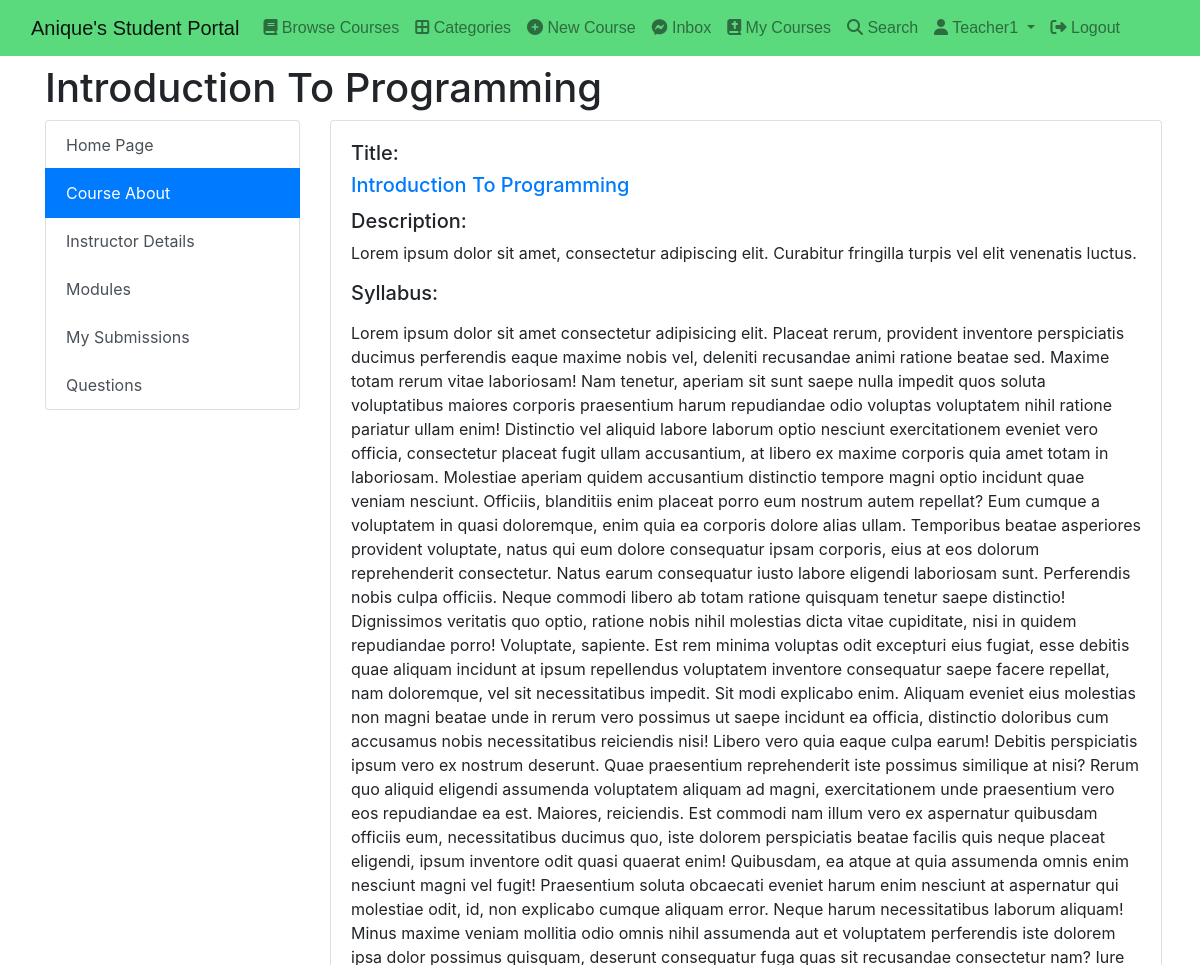
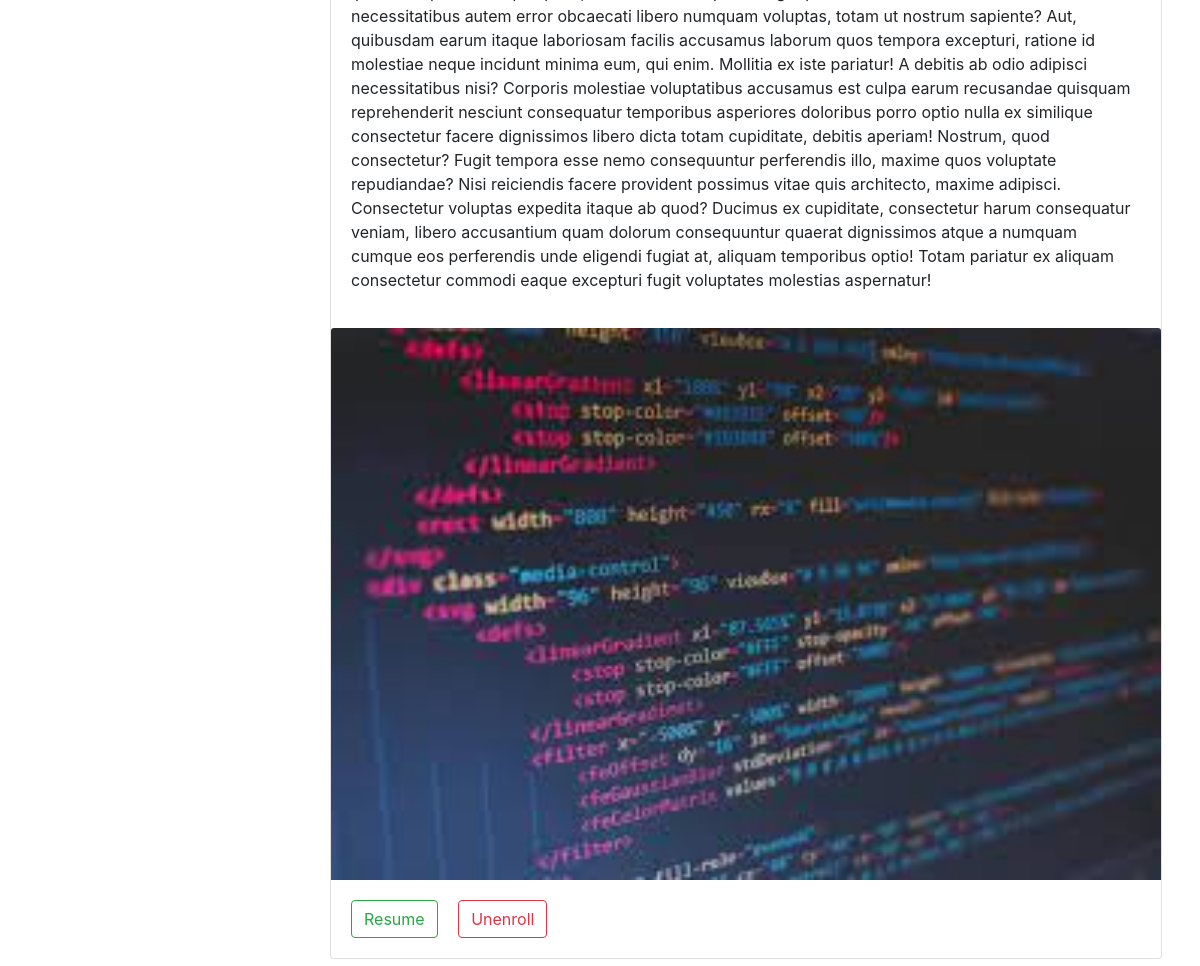
The page /course/course_about/eadbb3a9-58df-4862-ac08-e20279d313a0/ (signed in) on the database its author committed (2 pictures, top to bottom).
### classroom/models.py (models this page shows, shortened)
class Course(models.Model):
    id = models.UUIDField(primary_key=True, default=uuid.uuid4, editable=False)
    announcements = models.ManyToManyField(Announcement)
    picture = models.ImageField(upload_to=course_directory_path)
    title = models.CharField(max_length=100, verbose_name='Title')
    description = models.TextField()
    category = models.ForeignKey(Category, on_delete=models.CASCADE)
    syllabus = RichTextField()
    user = models.ForeignKey(
        User, on_delete=models.CASCADE, related_name='course_owner')
    enrolled = models.ManyToManyField(User)
    modules = models.ManyToManyField(Module)
    questions = models.ManyToManyField(CourseQuestion)
    created_at = models.DateTimeField(auto_now_add=True)

### classroom/views.py (the view)
# urls.py: path("course_about/<course_id>/", course_about, name='course-about'),
@login_required
def course_about(request, course_id):
    user = request.user
    course = get_object_or_404(Course, id=course_id)
    context = {
        "course": course,
    }
    return render(request, 'classroom/course_about.html', context)

### direct/views.py (called while the page is built)
def directs_count(request):
    directs_count = 0
    if request.user.is_authenticated:
        directs_count = Message.objects.filter(user=request.user,is_read=False).count()
    return {'directs_count':directs_count}

### student_portal/templates/classroom/course_about.html
{% extends 'base.html' %}{% load static %} {% block content %}
<div class="container mt-2">
  <h1>{{course.title}}</h1>
  <div class="row">
    <div class="col-3">{% include 'side_panel.html' %}</div>
    <div class="col-9">
      <div class="card" style="width: 52em">
        <div class="card-body">
          <h5>Title:</h5>
          <a href="{% url 'course-detail' course.id %}"
            ><h5 class="card-title">{{course.title}}</h5></a
          >
          <h5>Description:</h5>
          <p class="card-text">{{course.description}}</p>
          <h5>Syllabus:</h5>
          <p class="card-text">{{course.syllabus|safe}}</p>
        </div>
        <img src="{{course.picture.url}}" class="card-img-top" alt="..." />
        <div class="card-body">
          <a
            href="{% url 'course-detail' course.id %}"
            class="btn btn-outline-success"
            >Resume</a
          >
          <a
            href="{% url 'unenroll' course.id %}"
            class="btn btn-outline-danger ml-3"
            >Unenroll</a
          >
        </div>
      </div>
      <br />
    </div>
  </div>
</div>
{% endblock content %}

### student_portal/templates/base.html (shortened to what this page needs)
{% load static %}
<!DOCTYPE html>
<html lang="en">
  <head>
    <link
      href="https://cdn.jsdelivr.net/npm/bootstrap@5.0.2/dist/css/bootstrap.min.css"
      rel="stylesheet"
    />
    <link
      rel="stylesheet"
      href="https://cdnjs.cloudflare.com/ajax/libs/font-awesome/6.1.1/css/all.min.css"
    />
    <link
      rel="stylesheet"
      href="https://stackpath.bootstrapcdn.com/bootstrap/4.3.1/css/bootstrap.min.css"
    />
  </head>
  <body>
    <nav
      class="navbar navbar-expand-lg navbar-light"
      style="background: #5bd97d; font-family: sans-serif"
    >
      <div class="container-fluid">
        <a class="navbar-brand" href="{% url 'index' %}"
          >Anique's Student Portal</a
        >
        <div class="collapse navbar-collapse" id="navbarSupportedContent">
          <ul class="navbar-nav me-auto mb-2 mb-lg-0">
            <li class="nav-item">
              <a class="nav-link" href="{% url 'browse-courses' %}"
                ><i class="fa fa-book"></i> Browse Courses</a
              >
            </li>
            <li class="nav-item">
              <a class="nav-link" href="{% url 'categories' %}"
                ><i class="fas fa-border-all"></i> Categories</a
              >
            </li>
            <li class="nav-item">
              <a class="nav-link" href="{% url 'new-course' %}"
                ><i class="fa fa-plus-circle"></i> New Course</a
              >
            </li>
            <li class="nav-item">
              <a class="nav-link" href="{% url 'inbox' %}"
                ><i class="fa-brands fa-facebook-messenger"></i> Inbox
              </a>
            </li>
            <li class="nav-item">
              <a class="nav-link" href="{% url 'my-courses' %}"
                ><i class="fa-solid fa-book-bible"></i> My Courses</a
              >
            </li>
            <li class="nav-item">
              <a class="nav-link" href="{% url 'search' %}"
                ><i class="fa-solid fa-search"></i> Search</a
              >
            </li>
            <li class="nav-item dropdown">
              <a
                class="nav-link dropdown-toggle"
                href="#"
                id="navbarDropdown"
                role="button"
                data-bs-toggle="dropdown"
                aria-expanded="false"
              >
                <i class="fa fa-user"></i> {{request.user.username|capfirst}}
              </a>
            </li>
            <li class="nav-item">
              <a class="nav-link" href="{% url 'logout' %}"
                ><i class="fa-solid fa-right-from-bracket"></i> Logout</a
              >
            </li>
          </ul>
        </div>
      </div>
    </nav>
    {% block content %} {% block pagination %} {% endblock pagination %} {% endblock content %}
  </body>
</html>

### rows shown on the page
Course: title "Introduction To Programming", description "Lorem ipsum dolor sit amet, consectetur adipiscing elit. Curabitur fringilla turpis vel elit venenatis luctus.", syllabus "Lorem ipsum dolor sit amet consectetur adipisicing elit. Placeat rerum, provident inventore perspiciatis ducimus perferendis eaque maxime nobis vel, deleniti recusandae animi ratione beatae sed. Maxime totam rerum vitae laboriosam! Nam tenetur, aperiam sit sunt saepe nulla impedit quos soluta voluptatibus maiores corporis praesentium harum repudiandae odio voluptas voluptatem nihil ratione pariatur ullam enim! Distinctio vel aliquid labore laborum optio nesciunt exercitationem eveniet vero officia, consectetur placeat fugit ullam accusantium, at libero ex maxime corporis quia amet totam in laboriosam. Molestiae aperiam quidem accusantium distinctio tempore magni optio incidunt quae veniam…", picture (picture)

### other values the page prints
{{ request.user.username|capfirst }} "Teacher1"
